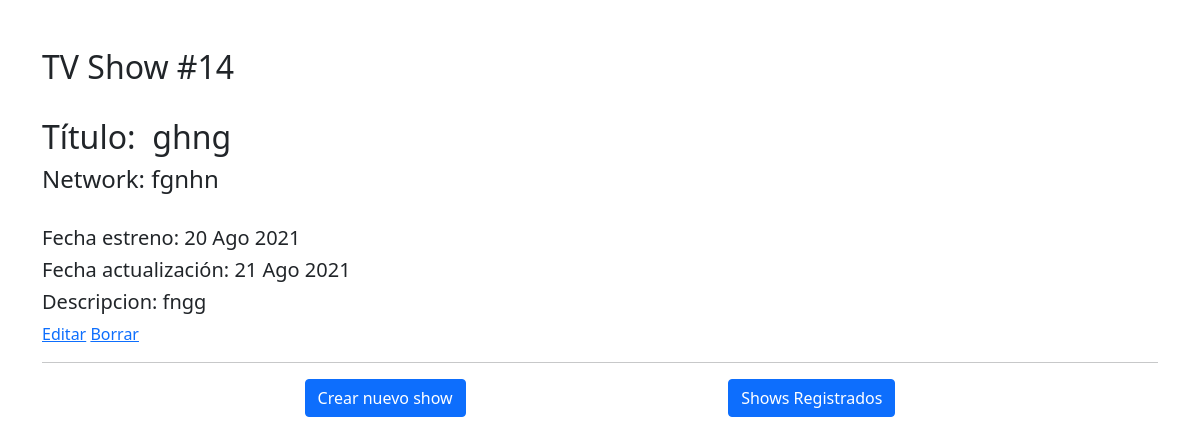
/shows/14, run on an earlier commit of the app's database.
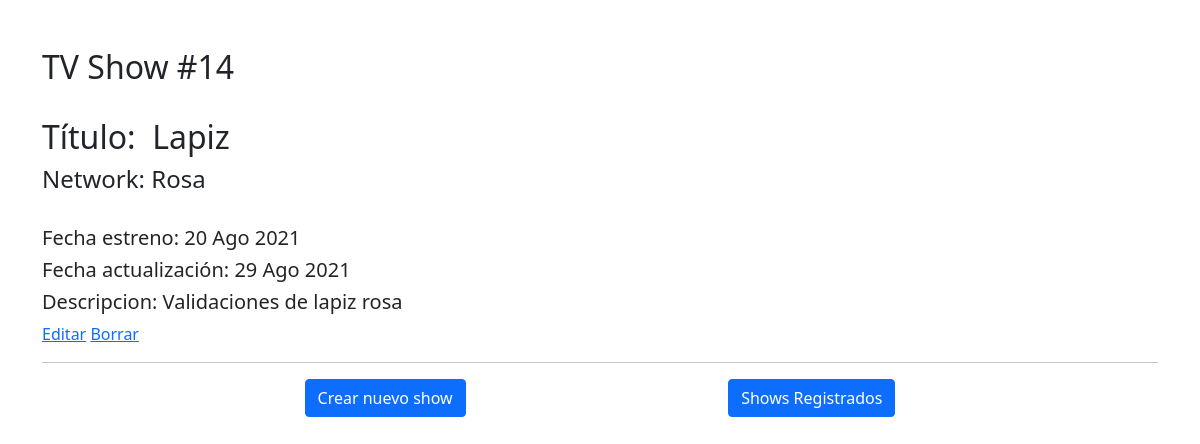
And on a later commit of the database.
### app/models.py (models this page shows, shortened)
class Show(models.Model):
    title = models.CharField(max_length=65)
    network = models.CharField(max_length=65)
    release_date = models.DateField() #Fecha de estreno
    updated_at = models.DateTimeField(auto_now=True)
    desc = models.TextField()
    objects = ShowManager()
    def __str__(self):
        return f"Show: {self.title}, {self.network}, {self.release_date}, {self.desc}"

### app/views.py (the view)
# urls.py: path('shows/<int:id>', views.shows_mostrar),
def shows_mostrar(request, id):
    show_by_id = Show.objects.get(id=id)
    print("Mostrando: ", show_by_id)
    context = {
        'show' : show_by_id,
    }
    return render(request, 'shows_mostrar.html', context)

### app/templates/shows_mostrar.html (shortened to what this page needs)
{% extends "base.html" %}
{% block contenido %}
<div class="row">
  <div class="col-6">
    <h2>TV Show #{{show.id}}</h2> <br>
    <h2>Título: &nbsp;{{show.title}} </h2>
    <h4>Network: {{show.network}} </h4><br>
    <h5>Fecha estreno: {{show.release_date | date:"d M Y"}}</h5>
    <h5>Fecha actualización: {{show.updated_at | date:"d M Y"}}</h5>
    <h5>Descripcion: {{show.desc}}</h5>
    <a href="/shows/{{show.id}}/edit">Editar</a>
    <a href="/shows/{{show.id}}/delete">Borrar</a>
  </div>
</div>
{% endblock %}

What changed in the data, as far as the page shows it:
changed Show id 14: title "ghng" → "Lapiz"; network "fgnhn" → "Rosa"; updated_at "21 Ago 2021" → "29 Ago 2021"; desc "fngg" → "Validaciones de lapiz rosa"
